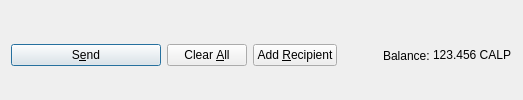
         <widget class="QFrame" name="frame_Send">
          <layout class="QHBoxLayout" name="horizontalLayout">
           <property name="bottomMargin">
            <number>0</number>
           </property>
           <item>
            <widget class="QPushButton" name="sendButton">
             <property name="minimumSize">
              <size>
               <width>150</width>
               <height>0</height>
              </size>
             </property>
             <property name="toolTip">
              <string>Confirm the send action</string>
             </property>
             <property name="text">
              <string>S&amp;end</string>
             </property>
             <property name="icon">
              <iconset resource="../CoinAlpaca.qrc">
               <normaloff>:/icons/send</normaloff>:/icons/send</iconset>
             </property>
             <property name="autoDefault">
              <bool>false</bool>
             </property>
             <property name="default">
              <bool>true</bool>
             </property>
            </widget>
           </item>
           <item>
            <widget class="QPushButton" name="clearButton">
             <property name="sizePolicy">
              <sizepolicy hsizetype="Minimum" vsizetype="Fixed">
               <horstretch>0</horstretch>
               <verstretch>0</verstretch>
              </sizepolicy>
             </property>
             <property name="toolTip">
              <string>Clear all fields of the form.</string>
             </property>
             <property name="text">
              <string>Clear &amp;All</string>
             </property>
             <property name="icon">
              <iconset resource="../CoinAlpaca.qrc">
               <normaloff>:/icons/remove</normaloff>:/icons/remove</iconset>
             </property>
             <property name="autoDefault">
              <bool>false</bool>
             </property>
            </widget>
           </item>
           <item>
            <widget class="QPushButton" name="addButton">
             <property name="toolTip">
              <string>Send to multiple recipients at once</string>
             </property>
             <property name="text">
              <string>Add &amp;Recipient</string>
             </property>
             <property name="icon">
              <iconset resource="../CoinAlpaca.qrc">
               <normaloff>:/icons/add</normaloff>:/icons/add</iconset>
             </property>
             <property name="autoDefault">
              <bool>false</bool>
             </property>
            </widget>
           </item>
           <item>
            <spacer name="horizontalSpacer">
             <property name="orientation">
              <enum>Qt::Horizontal</enum>
             </property>
             <property name="sizeHint" stdset="0">
              <size>
               <width>40</width>
               <height>20</height>
              </size>
             </property>
            </spacer>
           </item>
           <item>
            <layout class="QHBoxLayout" name="horizontalLayout_2">
             <property name="spacing">
              <number>3</number>
             </property>
             <item>
              <widget class="QLabel" name="label">
               <property name="text">
                <string>Balance:</string>
               </property>
              </widget>
             </item>
             <item>
              <widget class="QLabel" name="labelBalance">
               <property name="sizePolicy">
                <sizepolicy hsizetype="Preferred" vsizetype="Fixed">
                 <horstretch>0</horstretch>
                 <verstretch>0</verstretch>
                </sizepolicy>
               </property>
               <property name="cursor">
                <cursorShape>IBeamCursor</cursorShape>
               </property>
               <property name="text">
                <string notr="true">123.456 CALP</string>
               </property>
               <property name="textInteractionFlags">
                <set>Qt::LinksAccessibleByMouse|Qt::TextSelectableByKeyboard|Qt::TextSelectableByMouse</set>
               </property>
              </widget>
             </item>
            </layout>
           </item>
          </layout>
         </widget>
